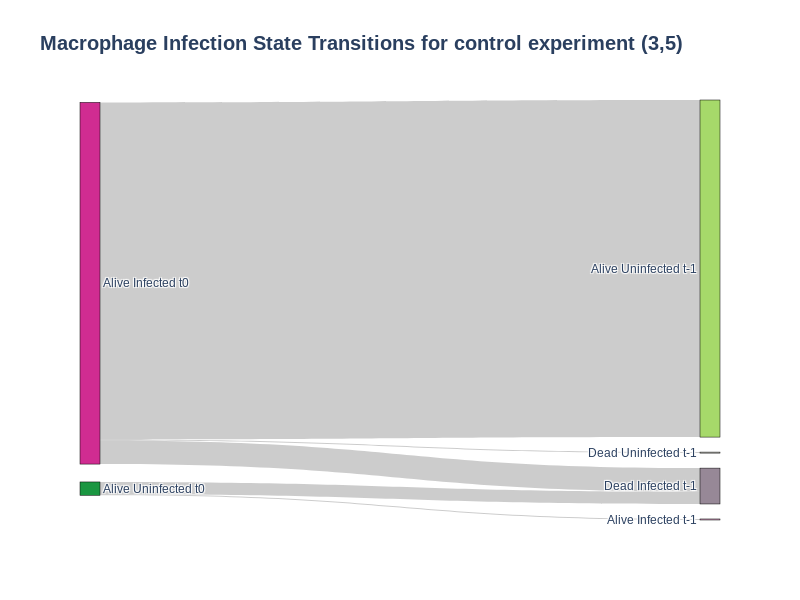

Write notebook code for a chart like this one.
### Markdown cell above
# Plotting new fate labels

### Code cell
# # Define new labels for nodes including "Died"
# labels = ["<i>Initially</i> Infected", "<i>Initially</i> Uninfected", "<i>Finally</i> Infected", "<i>Finally</i> Uninfected", "Dead", "Effercytosis"]
node_colors =  [i for i in [colours.expanded_piyg[-1], 
                            colours.expanded_piyg[0], 
                               
                           
                            colours.expanded_piyg[2],
                            colours.expanded_piyg[2], 
                            colours.expanded_piyg[-2], 
                            colours.expanded_piyg[1], 
                           
                            colours.expanded_piyg[2],
                            colours.expanded_piyg[3], 
                           ]] # Add a color for "Died", e.g., black
# node_colors = [colours.expanded_piyg[i] for i in [-1, 0, 3, 1, -2, 1]] 

labels = list(cell_state.keys())

# Update source, target, and value for Sankey diagram including transitions to "Died"
cell_state = {'Alive Infected t0': 0, 
              'Alive Uninfected t0': 1, 
              'Dead Infected t0': 2,
              'Dead Uninfected t0': 3,
              'Alive Infected t-1': 4, 
              'Alive Uninfected t-1': 5, 
              'Dead Infected t-1': 6,
              'Dead Uninfected t-1': 7,
             }
              
source_names = [
    'Alive Infected t0', 'Alive Infected t0', 'Alive Infected t0', 'Alive Infected t0',
    'Alive Uninfected t0', 'Alive Uninfected t0', 'Alive Uninfected t0', 'Alive Uninfected t0',
    'Dead Infected t0', 'Dead Infected t0', 'Dead Infected t0', 'Dead Infected t0',
    'Dead Uninfected t0', 'Dead Uninfected t0', 'Dead Uninfected t0', 'Dead Uninfected t0'
]

target_names = [
    'Alive Infected t-1', 'Alive Uninfected t-1', 'Dead Infected t-1', 'Dead Uninfected t-1',
    'Alive Infected t-1', 'Alive Uninfected t-1', 'Dead Infected t-1', 'Dead Uninfected t-1',
    'Alive Infected t-1', 'Alive Uninfected t-1', 'Dead Infected t-1', 'Dead Uninfected t-1',
    'Alive Infected t-1', 'Alive Uninfected t-1', 'Dead Infected t-1', 'Dead Uninfected t-1'
]
# Replace entries with their corresponding dictionary values
source = [cell_state[state] for state in source_names]
target = [cell_state[state] for state in target_names]  

# Initialize a dictionary to store cell IDs for each transition
transition_cell_ids = {(s, t): [] for s in source_names for t in target_names}

# Iterate over the DataFrame to append cell IDs for each transition
for index, row in df.drop_duplicates(subset='Unique ID', keep='first').iterrows():
    t0_state = row['t0 Mphi state'] + ' t0'  # Assuming the column is named 't0 Mphi state'
    t1_state = row['t-1 Mphi state'] + ' t-1'  # Assuming the column is named 't-1 Mphi state'
    cell_id = row['Unique ID']  # Assuming the column is named 'Unique Cell ID'
    # Append the cell ID for the transition
    transition_key = (t0_state, t1_state)
    if transition_key in transition_cell_ids:
        transition_cell_ids[transition_key].append(cell_id)

# Populate the values array by counting the number of cell IDs for each transition
values = [len(transition_cell_ids[(s, t)]) for s, t in zip(source_names, target_names)]

link_labels = [
       transition_cell_ids[(s, t)] for s, t in zip(source_names, target_names)
] #[i for i in zip(source_names, target_names)]
# # Update link colors if necessary
# link_colors = [f'rgba({int(color[1:3], 16)}, {int(color[3:5], 16)}, {int(color[5:7], 16)}, 0.25)' for color in [colours.expanded_piyg[i] for i in [-1, 0, -2, 1]]] + ["rgba(0, 0, 0, 0.25)", "rgba(0, 0, 0, 0.25)"]  # Add link colors for transitions to "Died"

# Create the Sankey diagram
fig = go.Figure(data=[go.Sankey(
    node=dict(
        pad=15,
        thickness=20,
        line=dict(color="black", width=0.5),
        label=labels,        
        color=node_colors  # Set node colors

    ),
    link=dict(
        source=source,
        target=target,
        value=values, 
        # color=link_colors, 
        label=link_labels
    ))])

fig.update_layout(
    title_text="Macrophage Infection State Transitions for control experiment (3,5)",
    # font_size=12,
    width=800,  # Set the width of the figure
    height=600,  # Set the height of the figure
    font_family="Liberation Sans", 
    title=dict(text="<b>Macrophage Infection State Transitions for control experiment (3,5)<b>", font=dict(size=20),)
)

fig.write_html("WIP-sankey-diagram_v2.html")
fig.show()

### Figure 1 — Plotly figure (JSON) as saved in the notebook; plotly's stock layout.template omitted (floating-point values rounded to 4 significant figures; data arrays with more than 128 entries replaced by an {"elided": "..."} marker saying what was removed)
{"data": [{"link": {"label": {"elided": "16 rows, 366 str values in total"}, "source": [0, 0, 0, 0, 1, 1, 1, 1, 2, 2, 2, 2, 3, 3, 3, 3], "target": [4, 5, 6, 7, 4, 5, 6, 7, 4, 5, 6, 7, 4, 5, 6, 7], "value": [0, 329, 23, 1, 1, 0, 12, 0, 0, 0, 0, 0, 0, 0, 0, 0]}, "node": {"color": ["#d02c91", "#1a9641", "#978897", "#978897", "#f1b6da", "#a6d96a", "#978897", "#d1d1ca"], "label": ["Alive Infected t0", "Alive Uninfected t0", "Dead Infected t0", "Dead Uninfected t0", "Alive Infected t-1", "Alive Uninfected t-1", "Dead Infected t-1", "Dead Uninfected t-1"], "line": {"color": "black", "width": 0.5}, "pad": 15, "thickness": 20}, "type": "sankey"}], "layout": {"font": {"family": "Liberation Sans"}, "height": 600, "title": {"font": {"size": 20}, "text": "<b>Macrophage Infection State Transitions for control experiment (3,5)<b>"}, "width": 800}}
